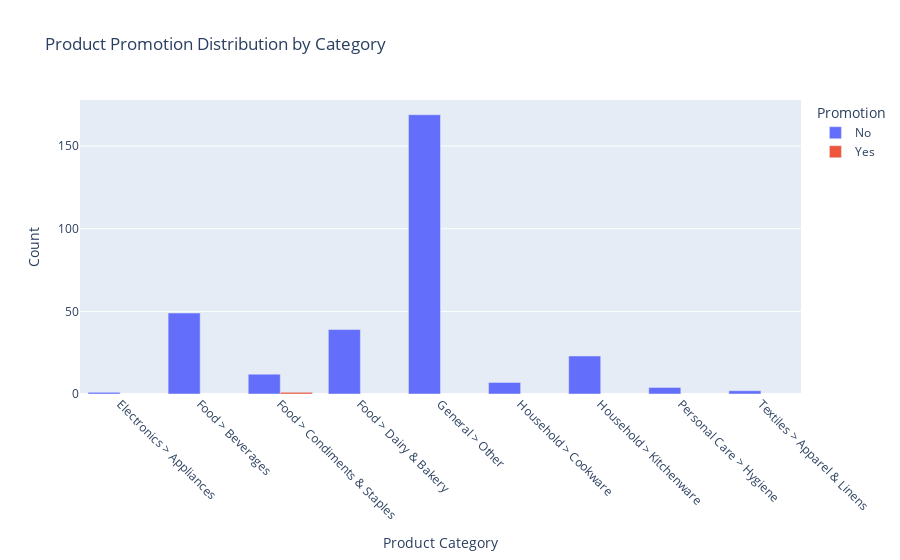

Write notebook code for a chart like this one.
### Markdown cell above
**Insight**

- **Electronics > Appliances** have the highest average price, while **Food > Diary & Bakery** have the lowest average price.

### Code cell
# Question 3: Which Categories Have the Highest Share of Products on Promotion?

promo_df = df.groupby(['Hierarchy', 'Promotion']).size().reset_index(name='Count')
fig = px.bar(
    promo_df,
    x='Hierarchy',
    y='Count',
    color='Promotion',
    barmode='group',
    title='Product Promotion Distribution by Category',
    labels={'Hierarchy': 'Product Category'}
)
fig.update_layout(xaxis_tickangle=45)
fig.show()

### Figure 1 — Plotly figure (JSON) as saved in the notebook; plotly's stock layout.template omitted (floating-point values rounded to 4 significant figures)
{"data": [{"alignmentgroup": "True", "hovertemplate": "Promotion=No<br>Product Category=%{x}<br>Count=%{y}<extra></extra>", "legendgroup": "No", "marker": {"color": "#636efa", "pattern": {"shape": ""}}, "name": "No", "offsetgroup": "No", "orientation": "v", "showlegend": true, "textposition": "auto", "type": "bar", "x": ["Electronics > Appliances", "Food > Beverages", "Food > Condiments & Staples", "Food > Dairy & Bakery", "General > Other", "Household > Cookware", "Household > Kitchenware", "Personal Care > Hygiene", "Textiles > Apparel & Linens"], "xaxis": "x", "y": [1, 49, 12, 39, 169, 7, 23, 4, 2], "yaxis": "y"}, {"alignmentgroup": "True", "hovertemplate": "Promotion=Yes<br>Product Category=%{x}<br>Count=%{y}<extra></extra>", "legendgroup": "Yes", "marker": {"color": "#EF553B", "pattern": {"shape": ""}}, "name": "Yes", "offsetgroup": "Yes", "orientation": "v", "showlegend": true, "textposition": "auto", "type": "bar", "x": ["Food > Condiments & Staples"], "xaxis": "x", "y": [1], "yaxis": "y"}], "layout": {"barmode": "group", "legend": {"title": {"text": "Promotion"}, "tracegroupgap": 0}, "title": {"text": "Product Promotion Distribution by Category"}, "xaxis": {"anchor": "y", "domain": [0, 1], "tickangle": 45, "title": {"text": "Product Category"}}, "yaxis": {"anchor": "x", "domain": [0, 1], "title": {"text": "Count"}}}}
